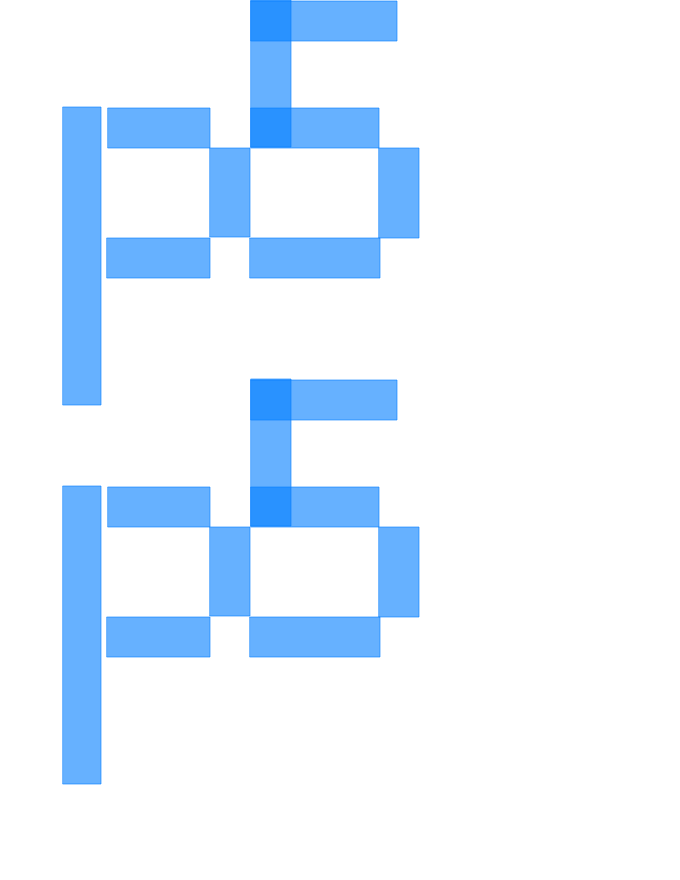
Frame 1 (no input)
Frame 60 (no input): identical to frame 1, image omitted
Frame 120 (the mouse pressed at the canvas centre since frame 60): identical to frame 1, image omitted

The p5.js sketch that drew this single still picture (run headless with seeded random() and noise() and a simulated clock; from frame 60 on, the mouse is pressed at the canvas centre):

// p5.js sketch
// ── sketch.js
// p5 rect
// Source: http://yining1023.github.io/p5PlayGround/

let ystart = -79;

function setup() {
  createCanvas(680, 880);
  p5rect();
  ystart = 300;
  p5rect();
}

function p5rect() {
  stroke('rgba(0,125,255,0.6)');
  fill('rgba(0,125,255,0.6)');
  rect(63, ystart + 186, 38, 298);
  rect(108, ystart + 187, 102, 40);
  rect(210, ystart + 227, 40, 89);
  rect(107, ystart + 317, 103, 40);
  rect(251, ystart + 187, 128, 40);
  rect(379, ystart + 227, 40, 90);
  rect(250, ystart + 317, 130, 40);
  rect(251, ystart + 79, 40, 147);
  rect(251, ystart + 80, 146, 40);
}

function draw() {}
